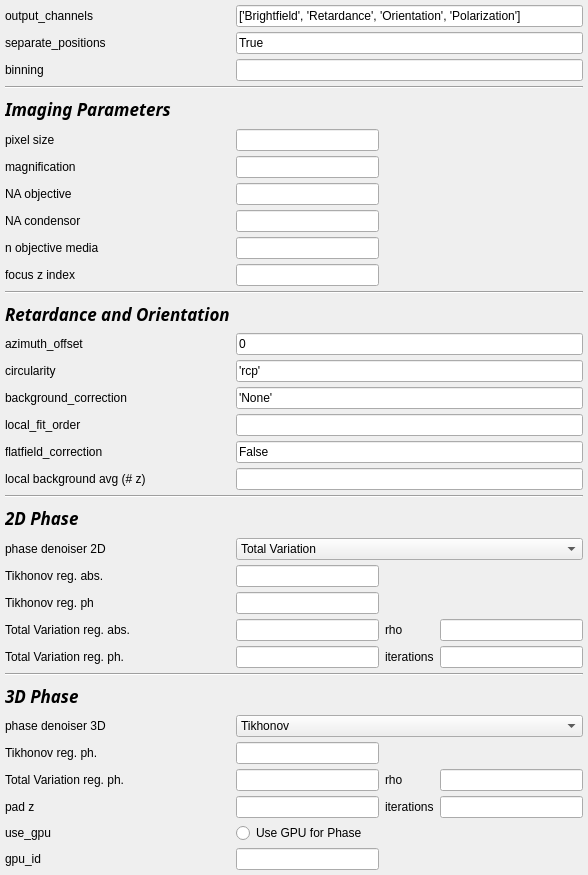
           <widget class="QWidget" name="scrollarea_processing_contents">
            <property name="geometry">
             <rect>
              <x>0</x>
              <y>0</y>
              <width>588</width>
              <height>875</height>
             </rect>
            </property>
            <property name="sizePolicy">
             <sizepolicy hsizetype="Preferred" vsizetype="Fixed">
              <horstretch>0</horstretch>
              <verstretch>0</verstretch>
             </sizepolicy>
            </property>
            <property name="minimumSize">
             <size>
              <width>0</width>
              <height>875</height>
             </size>
            </property>
            <property name="focusPolicy">
             <enum>Qt::NoFocus</enum>
            </property>
            <layout class="QGridLayout" name="gridLayout_5">
             <property name="leftMargin">
              <number>5</number>
             </property>
             <property name="topMargin">
              <number>5</number>
             </property>
             <property name="rightMargin">
              <number>5</number>
             </property>
             <property name="bottomMargin">
              <number>5</number>
             </property>
             <property name="verticalSpacing">
              <number>5</number>
             </property>
             <item row="25" column="0">
              <widget class="QLabel" name="label_tik_reg_abs_2d">
               <property name="text">
                <string>Tikhonov reg. abs.</string>
               </property>
              </widget>
             </item>
             <item row="22" column="0" colspan="2">
              <widget class="QLabel" name="subtitle_phase2D">
               <property name="font">
                <font>
                 <family>Sans Serif</family>
                 <pointsize>13</pointsize>
                 <weight>75</weight>
                 <italic>true</italic>
                 <bold>true</bold>
                </font>
               </property>
               <property name="text">
                <string>2D Phase</string>
               </property>
              </widget>
             </item>
             <item row="25" column="1">
              <widget class="QLineEdit" name="le_tik_reg_abs_2d"/>
             </item>
             <item row="24" column="1" colspan="3">
              <widget class="QComboBox" name="cb_phase_denoiser_2d">
               <property name="editable">
                <bool>false</bool>
               </property>
               <property name="currentText">
                <string>Total Variation</string>
               </property>
               <property name="currentIndex">
                <number>1</number>
               </property>
               <property name="maxVisibleItems">
                <number>2</number>
               </property>
               <item>
                <property name="text">
                 <string>Tikhonov</string>
                </property>
               </item>
               <item>
                <property name="text">
                 <string>Total Variation</string>
                </property>
               </item>
              </widget>
             </item>
             <item row="37" column="0">
              <widget class="QLabel" name="label_gpu_id">
               <property name="text">
                <string>gpu_id</string>
               </property>
              </widget>
             </item>
             <item row="20" column="1" colspan="3">
              <widget class="QLineEdit" name="le_n_slice_local_bg"/>
             </item>
             <item row="19" column="0">
              <widget class="QLabel" name="label_flatfield_correction">
               <property name="text">
                <string>flatfield_correction</string>
               </property>
              </widget>
             </item>
             <item row="37" column="1">
              <widget class="QLineEdit" name="le_gpu_id">
               <property name="text">
                <string/>
               </property>
              </widget>
             </item>
             <item row="26" column="1">
              <widget class="QLineEdit" name="le_tik_reg_ph_2d"/>
             </item>
             <item row="27" column="0">
              <widget class="QLabel" name="label_tv_reg_abs_2d">
               <property name="text">
                <string>Total Variation reg. abs.</string>
               </property>
              </widget>
             </item>
             <item row="20" column="0">
              <widget class="QLabel" name="label_n_slice_local_bg">
               <property name="text">
                <string>local background avg (# z)</string>
               </property>
              </widget>
             </item>
             <item row="24" column="0">
              <widget class="QLabel" name="label_phase_denoiser_2d">
               <property name="text">
                <string>phase denoiser 2D</string>
               </property>
              </widget>
             </item>
             <item row="36" column="1">
              <widget class="QRadioButton" name="rb_use_gpu">
               <property name="text">
                <string>Use GPU for Phase</string>
               </property>
              </widget>
             </item>
             <item row="18" column="1" colspan="3">
              <widget class="QLineEdit" name="le_local_fit_order"/>
             </item>
             <item row="26" column="0">
              <widget class="QLabel" name="label_tik_reg_ph_2d">
               <property name="text">
                <string>Tikhonov reg. ph</string>
               </property>
              </widget>
             </item>
             <item row="27" column="1">
              <widget class="QLineEdit" name="le_tv_reg_abs"/>
             </item>
             <item row="19" column="1" colspan="3">
              <widget class="QLineEdit" name="le_flatfield_correction">
               <property name="text">
                <string>False</string>
               </property>
              </widget>
             </item>
             <item row="4" column="0" colspan="4">
              <widget class="Line" name="line_2">
               <property name="orientation">
                <enum>Qt::Horizontal</enum>
               </property>
              </widget>
             </item>
             <item row="5" column="0">
              <widget class="QLabel" name="subtitle_imaging">
               <property name="font">
                <font>
                 <family>Sans Serif</family>
                 <pointsize>13</pointsize>
                 <weight>75</weight>
                 <italic>true</italic>
                 <bold>true</bold>
                </font>
               </property>
               <property name="text">
                <string>Imaging Parameters</string>
               </property>
               <property name="scaledContents">
                <bool>false</bool>
               </property>
               <property name="margin">
                <number>0</number>
               </property>
              </widget>
             </item>
             <item row="2" column="1" colspan="3">
              <widget class="QLineEdit" name="le_binning"/>
             </item>
             <item row="36" column="0">
              <widget class="QLabel" name="label_use_gpu">
               <property name="text">
                <string>use_gpu</string>
               </property>
              </widget>
             </item>
             <item row="35" column="0">
              <widget class="QLabel" name="label_pad_z">
               <property name="text">
                <string>pad z</string>
               </property>
              </widget>
             </item>
             <item row="2" column="0">
              <widget class="QLabel" name="label_binning">
               <property name="text">
                <string>binning</string>
               </property>
              </widget>
             </item>
             <item row="1" column="1" colspan="3">
              <widget class="QLineEdit" name="le_separate_positions">
               <property name="text">
                <string>True</string>
               </property>
              </widget>
             </item>
             <item row="18" column="0">
              <widget class="QLabel" name="label_local_fit_order">
               <property name="text">
                <string>local_fit_order</string>
               </property>
              </widget>
             </item>
             <item row="0" column="1" colspan="3">
              <widget class="QLineEdit" name="le_output_channels">
               <property name="sizePolicy">
                <sizepolicy hsizetype="Expanding" vsizetype="Fixed">
                 <horstretch>0</horstretch>
                 <verstretch>0</verstretch>
                </sizepolicy>
               </property>
               <property name="toolTip">
                <string>   (list) Any combination of the following values.
  #    'Brightfield', 'Brightfield_computed', 'Retardance', 'Orientation', 'Polarization',
  #    'Orientation_x', 'Orientation_y',
  #    'Pol_State_0', 'Pol_State_1', 'Pol_State_2', 'Pol_State_3', 'Pol_State_4',
  #    'Stokes_0', 'Stokes_1', 'Stokes_2', 'Stokes_3',
  #    '405', '488', '568', '640', 'ex561em700'
  #    'Retardance+Orientation', 'Polarization+Orientation',
  #    'Brightfield+Retardance+Orientation',
  #    'Retardance+Fluorescence', 'Retardance+Fluorescence_all'</string>
               </property>
               <property name="text">
                <string>['Brightfield', 'Retardance', 'Orientation', 'Polarization']</string>
               </property>
              </widget>
             </item>
             <item row="1" column="0">
              <widget class="QLabel" name="separate_positions">
               <property name="text">
                <string>separate_positions</string>
               </property>
              </widget>
             </item>
             <item row="35" column="3">
              <widget class="QLineEdit" name="le_tv_itr_3d"/>
             </item>
             <item row="35" column="2">
              <widget class="QLabel" name="label_itr_3d">
               <property name="text">
                <string>iterations</string>
               </property>
              </widget>
             </item>
             <item row="0" column="0">
              <widget class="QLabel" name="label_output_channels">
               <property name="text">
                <string>output_channels</string>
               </property>
              </widget>
             </item>
             <item row="34" column="3">
              <widget class="QLineEdit" name="le_tv_rho_3d"/>
             </item>
             <item row="35" column="1">
              <widget class="QLineEdit" name="le_pad_z"/>
             </item>
             <item row="34" column="2">
              <widget class="QLabel" name="label_rho_3d">
               <property name="text">
                <string>rho</string>
               </property>
              </widget>
             </item>
             <item row="15" column="0">
              <widget class="QLabel" name="label_azimuth_offset">
               <property name="text">
                <string>azimuth_offset</string>
               </property>
              </widget>
             </item>
             <item row="27" column="2">
              <widget class="QLabel" name="label_rho_2d">
               <property name="text">
                <string>rho</string>
               </property>
              </widget>
             </item>
             <item row="9" column="1">
              <widget class="QLineEdit" name="le_na_condensor"/>
             </item>
             <item row="17" column="1" colspan="3">
              <widget class="QLineEdit" name="le_background_correction">
               <property name="text">
                <string>'None'</string>
               </property>
              </widget>
             </item>
             <item row="8" column="0">
              <widget class="QLabel" name="label_na_objective">
               <property name="text">
                <string>NA objective</string>
               </property>
              </widget>
             </item>
             <item row="32" column="0">
              <widget class="QLabel" name="label_phase_denoiser_3d">
               <property name="text">
                <string>phase denoiser 3D</string>
               </property>
              </widget>
             </item>
             <item row="33" column="1">
              <widget class="QLineEdit" name="le_tik_reg_ph_3d"/>
             </item>
             <item row="10" column="1">
              <widget class="QLineEdit" name="le_n_objective_media"/>
             </item>
             <item row="28" column="0">
              <widget class="QLabel" name="label_tv_reg_ph_2d">
               <property name="text">
                <string>Total Variation reg. ph.</string>
               </property>
              </widget>
             </item>
             <item row="15" column="1" colspan="3">
              <widget class="QLineEdit" name="le_azimuth_offset">
               <property name="text">
                <string>0</string>
               </property>
              </widget>
             </item>
             <item row="32" column="1" colspan="3">
              <widget class="QComboBox" name="cb_phase_denoiser_3d">
               <item>
                <property name="text">
                 <string>Tikhonov</string>
                </property>
               </item>
               <item>
                <property name="text">
                 <string>Total Variation</string>
                </property>
               </item>
              </widget>
             </item>
             <item row="33" column="0">
              <widget class="QLabel" name="label_tik_reg_ph_3d">
               <property name="text">
                <string>Tikhonov reg. ph.</string>
               </property>
              </widget>
             </item>
             <item row="28" column="3">
              <widget class="QLineEdit" name="le_tv_itr_2d"/>
             </item>
             <item row="28" column="1">
              <widget class="QLineEdit" name="le_tv_reg_ph"/>
             </item>
             <item row="27" column="3">
              <widget class="QLineEdit" name="le_tv_rho_2d"/>
             </item>
             <item row="7" column="1">
              <widget class="QLineEdit" name="le_magnification"/>
             </item>
             <item row="13" column="0" colspan="4">
              <widget class="Line" name="line_5">
               <property name="orientation">
                <enum>Qt::Horizontal</enum>
               </property>
              </widget>
             </item>
             <item row="10" column="0">
              <widget class="QLabel" name="label_n_objective_media">
               <property name="text">
                <string>n objective media</string>
               </property>
              </widget>
             </item>
             <item row="28" column="2">
              <widget class="QLabel" name="label_itr_2d">
               <property name="text">
                <string>iterations</string>
               </property>
              </widget>
             </item>
             <item row="30" column="0" colspan="2">
              <widget class="QLabel" name="subtitle_phase3D">
               <property name="font">
                <font>
                 <family>Sans Serif</family>
                 <pointsize>13</pointsize>
                 <weight>75</weight>
                 <italic>true</italic>
                 <bold>true</bold>
                </font>
               </property>
               <property name="text">
                <string>3D Phase</string>
               </property>
              </widget>
             </item>
             <item row="11" column="0">
              <widget class="QLabel" name="label_focus_z_index">
               <property name="toolTip">
                <string>focus z index:</string>
               </property>
               <property name="toolTipDuration">
                <number>-1</number>
               </property>
               <property name="text">
                <string>focus z index</string>
               </property>
              </widget>
             </item>
             <item row="17" column="0">
              <widget class="QLabel" name="label_background_correction">
               <property name="text">
                <string>background_correction</string>
               </property>
              </widget>
             </item>
             <item row="9" column="0">
              <widget class="QLabel" name="label_na_condensor">
               <property name="text">
                <string>NA condensor</string>
               </property>
              </widget>
             </item>
             <item row="16" column="1" colspan="3">
              <widget class="QLineEdit" name="le_circularity">
               <property name="toolTip">
                <string>   ('lcp' or 'rcp') the circularity of the analyzer looking from the detector's point of view.
      Changing this flag will flip the slow axis horizontally.</string>
               </property>
               <property name="text">
                <string>'rcp'</string>
               </property>
              </widget>
             </item>
             <item row="16" column="0">
              <widget class="QLabel" name="label_circularity">
               <property name="toolTip">
                <string>   ('lcp' or 'rcp') the circularity of the analyzer looking from the detector's point of view.
      Changing this flag will flip the slow axis horizontally.</string>
               </property>
               <property name="text">
                <string>circularity</string>
               </property>
              </widget>
             </item>
             <item row="8" column="1">
              <widget class="QLineEdit" name="le_na_objective"/>
             </item>
             <item row="14" column="0">
              <widget class="QLabel" name="subtitle_retardance">
               <property name="font">
                <font>
                 <family>Sans Serif</family>
                 <pointsize>13</pointsize>
                 <weight>75</weight>
                 <italic>true</italic>
                 <bold>true</bold>
                </font>
               </property>
               <property name="text">
                <string>Retardance and Orientation</string>
               </property>
              </widget>
             </item>
             <item row="11" column="1">
              <widget class="QLineEdit" name="le_focus_z_index"/>
             </item>
             <item row="34" column="1">
              <widget class="QLineEdit" name="le_tv_reg_ph_3d"/>
             </item>
             <item row="34" column="0">
              <widget class="QLabel" name="label_tv_reg_ph_3d">
               <property name="text">
                <string>Total Variation reg. ph.</string>
               </property>
              </widget>
             </item>
             <item row="6" column="1">
              <widget class="QLineEdit" name="le_pixel_size"/>
             </item>
             <item row="7" column="0">
              <widget class="QLabel" name="label_magnification">
               <property name="text">
                <string>magnification</string>
               </property>
              </widget>
             </item>
             <item row="6" column="0">
              <widget class="QLabel" name="label_pixel_size">
               <property name="text">
                <string>pixel size</string>
               </property>
              </widget>
             </item>
             <item row="21" column="0" colspan="4">
              <widget class="Line" name="line_3">
               <property name="orientation">
                <enum>Qt::Horizontal</enum>
               </property>
              </widget>
             </item>
             <item row="29" column="0" colspan="4">
              <widget class="Line" name="line_4">
               <property name="orientation">
                <enum>Qt::Horizontal</enum>
               </property>
              </widget>
             </item>
            </layout>
           </widget>
